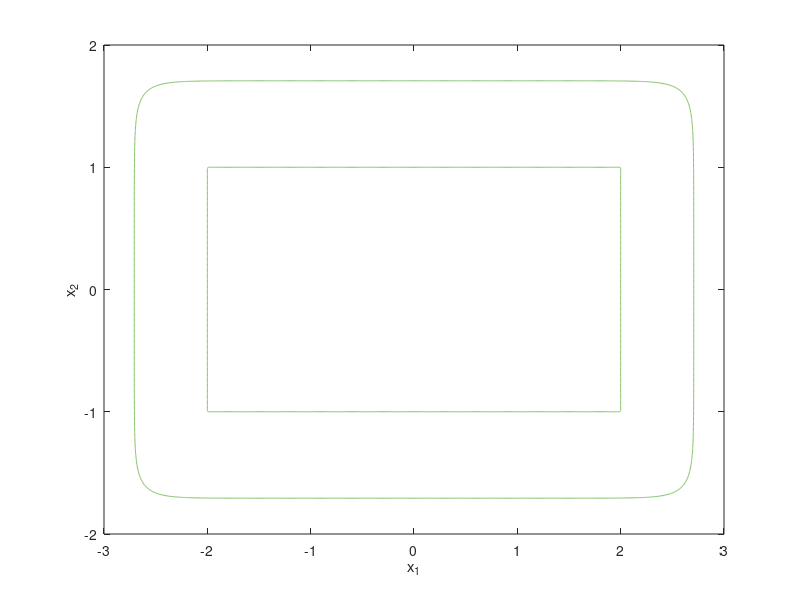

The MATLAB source for this figure:
epsilon = 1;
sigma = .5;
gamma = sqrt(2);
L = 1;

s = 1./(1-L*sigma*gamma/epsilon)

X1=-3:.01:3;
X2=-2:.01:2;
[x1,x2]=meshgrid(X1,X2);
colormap('summer')
contour(x1,x2,max(x1-2,max(x2-1,max(-x1-2,-x2-1))),[0 0])
hold on
%for s=[1.7 5]
%for t=[sigma/(s-1)/log(4) 1/sqrt(2)/log(4)/s]
   t = (epsilon/gamma-L*sigma)/log(4)
   contour(x1,x2,t*log(exp((x1-2)/t)+exp((x2-1)/t)+exp((-x1-2)/t)+exp((-x2-1)/t))-t*s*log(4),[0 0])
%end
hold off
xlabel('x_1')
ylabel('x_2')
